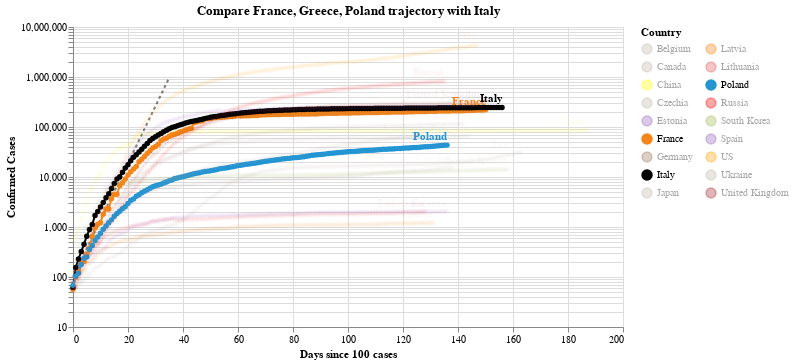

The code cell stored with this chart in its notebook:
### Code cell
#hide_input
chart2 = make_since_chart(dff2, ['France', 'Greece', 'Poland'], baseline_countries)
chart2

### Figure 1 — Vega-Lite specification as saved in the notebook (floating-point values rounded to 4 significant figures; data arrays with more than 128 entries replaced by an {"elided": "..."} marker saying what was removed)
{"config": {"view": {"continuousWidth": 400, "continuousHeight": 300}}, "layer": [{"data": {"name": "data-628230001892d6798b50651be41d1b3e"}, "mark": {"type": "line", "color": "black", "opacity": 0.5, "strokeDash": [3, 3]}, "encoding": {"x": {"type": "quantitative", "field": "Days since 100 cases"}, "y": {"type": "quantitative", "field": "Confirmed Cases"}}}, {"data": {"name": "data-42944bd673d5666769d6e2b6ae64077d"}, "mark": {"type": "line", "point": true}, "encoding": {"color": {"type": "nominal", "field": "Country", "legend": {"columns": 2}, "scale": {"domain": ["Belgium", "Canada", "China", "Czechia", "Estonia", "France", "Germany", "Italy", "Japan", "Latvia", "Lithuania", "Poland", "Russia", "South Korea", "Spain", "US", "Ukraine", "United Kingdom"], "range": ["#C1B7AD", "#C1B7AD", "yellow", "#C1B7AD", "#9467bd", "#F58518", "#9D755D", "black", "#C1B7AD", "#F58518", "#E45756", "#2495D3", "red", "#A1BA59", "#9467bd", "orange", "#C1B7AD", "brown"]}}, "opacity": {"condition": {"value": 1, "selection": "selector005"}, "value": 0.05}, "tooltip": [{"type": "nominal", "field": "Country"}, {"type": "temporal", "field": "Date"}, {"type": "quantitative", "field": "Confirmed Cases"}, {"type": "quantitative", "field": "Days since 100 cases"}], "x": {"type": "quantitative", "field": "Days since 100 cases"}, "y": {"type": "quantitative", "field": "Confirmed Cases", "scale": {"type": "log"}}}, "selection": {"selector005": {"type": "multi", "fields": ["Country"], "bind": "legend", "init": [{"Country": "France"}, {"Country": "Greece"}, {"Country": "Poland"}, {"Country": "Italy"}]}}, "width": 550}, {"data": {"name": "data-42944bd673d5666769d6e2b6ae64077d"}, "mark": {"type": "text", "align": "right", "dy": -8, "fontWeight": "bold"}, "encoding": {"color": {"type": "nominal", "field": "Country", "legend": {"columns": 2}, "scale": {"domain": ["Belgium", "Canada", "China", "Czechia", "Estonia", "France", "Germany", "Italy", "Japan", "Latvia", "Lithuania", "Poland", "Russia", "South Korea", "Spain", "US", "Ukraine", "United Kingdom"], "range": ["#C1B7AD", "#C1B7AD", "yellow", "#C1B7AD", "#9467bd", "#F58518", "#9D755D", "black", "#C1B7AD", "#F58518", "#E45756", "#2495D3", "red", "#A1BA59", "#9467bd", "orange", "#C1B7AD", "brown"]}}, "opacity": {"condition": {"value": 1, "selection": "selector005"}, "value": 0.05}, "text": {"type": "nominal", "field": "Country"}, "tooltip": [{"type": "nominal", "field": "Country"}, {"type": "temporal", "field": "Date"}, {"type": "quantitative", "field": "Confirmed Cases"}, {"type": "quantitative", "field": "Days since 100 cases"}], "x": {"type": "quantitative", "field": "Days since 100 cases"}, "y": {"type": "quantitative", "field": "Confirmed Cases", "scale": {"type": "log"}}}, "transform": [{"filter": "(datum['Date'] >= 1595808000000)"}], "width": 550}], "title": "Compare France, Greece, Poland trajectory with Italy", "$schema": "https://vega.github.io/schema/vega-lite/v4.0.2.json", "datasets": {"data-628230001892d6798b50651be41d1b3e": [{"Days since 100 cases": 0, "Confirmed Cases": 100.0}, {"Days since 100 cases": 1, "Confirmed Cases": 130.0}, {"Days since 100 cases": 2, "Confirmed Cases": 169.0}, {"Days since 100 cases": 3, "Confirmed Cases": 219.7}, {"Days since 100 cases": 4, "Confirmed Cases": 285.6}, {"Days since 100 cases": 5, "Confirmed Cases": 371.3}, {"Days since 100 cases": 6, "Confirmed Cases": 482.7}, {"Days since 100 cases": 7, "Confirmed Cases": 627.5}, {"Days since 100 cases": 8, "Confirmed Cases": 815.7}, {"Days since 100 cases": 9, "Confirmed Cases": 1060.0}, {"Days since 100 cases": 10, "Confirmed Cases": 1379.0}, {"Days since 100 cases": 11, "Confirmed Cases": 1792.0}, {"Days since 100 cases": 12, "Confirmed Cases": 2330.0}, {"Days since 100 cases": 13, "Confirmed Cases": 3029.0}, {"Days since 100 cases": 14, "Confirmed Cases": 3937.0}, {"Days since 100 cases": 15, "Confirmed Cases": 5119.0}, {"Days since 100 cases": 16, "Confirmed Cases": 6654.0}, {"Days since 100 cases": 17, "Confirmed Cases": 8650.0}, {"Days since 100 cases": 18, "Confirmed Cases": 11250.0}, {"Days since 100 cases": 19, "Confirmed Cases": 14620.0}, {"Days since 100 cases": 20, "Confirmed Cases": 19000.0}, {"Days since 100 cases": 21, "Confirmed Cases": 24710.0}, {"Days since 100 cases": 22, "Confirmed Cases": 32120.0}, {"Days since 100 cases": 23, "Confirmed Cases": 41750.0}, {"Days since 100 cases": 24, "Confirmed Cases": 54280.0}, {"Days since 100 cases": 25, "Confirmed Cases": 70560.0}, {"Days since 100 cases": 26, "Confirmed Cases": 91730.0}, {"Days since 100 cases": 27, "Confirmed Cases": 119300.0}, {"Days since 100 cases": 28, "Confirmed Cases": 155000.0}, {"Days since 100 cases": 29, "Confirmed Cases": 201500.0}, {"Days since 100 cases": 30, "Confirmed Cases": 262000.0}, {"Days since 100 cases": 31, "Confirmed Cases": 340600.0}, {"Days since 100 cases": 32, "Confirmed Cases": 442800.0}, {"Days since 100 cases": 33, "Confirmed Cases": 575600.0}, {"Days since 100 cases": 34, "Confirmed Cases": 748300.0}, {"Days since 100 cases": 35, "Confirmed Cases": 972800.0}], "data-42944bd673d5666769d6e2b6ae64077d": {"elided": "2643 records"}}}
